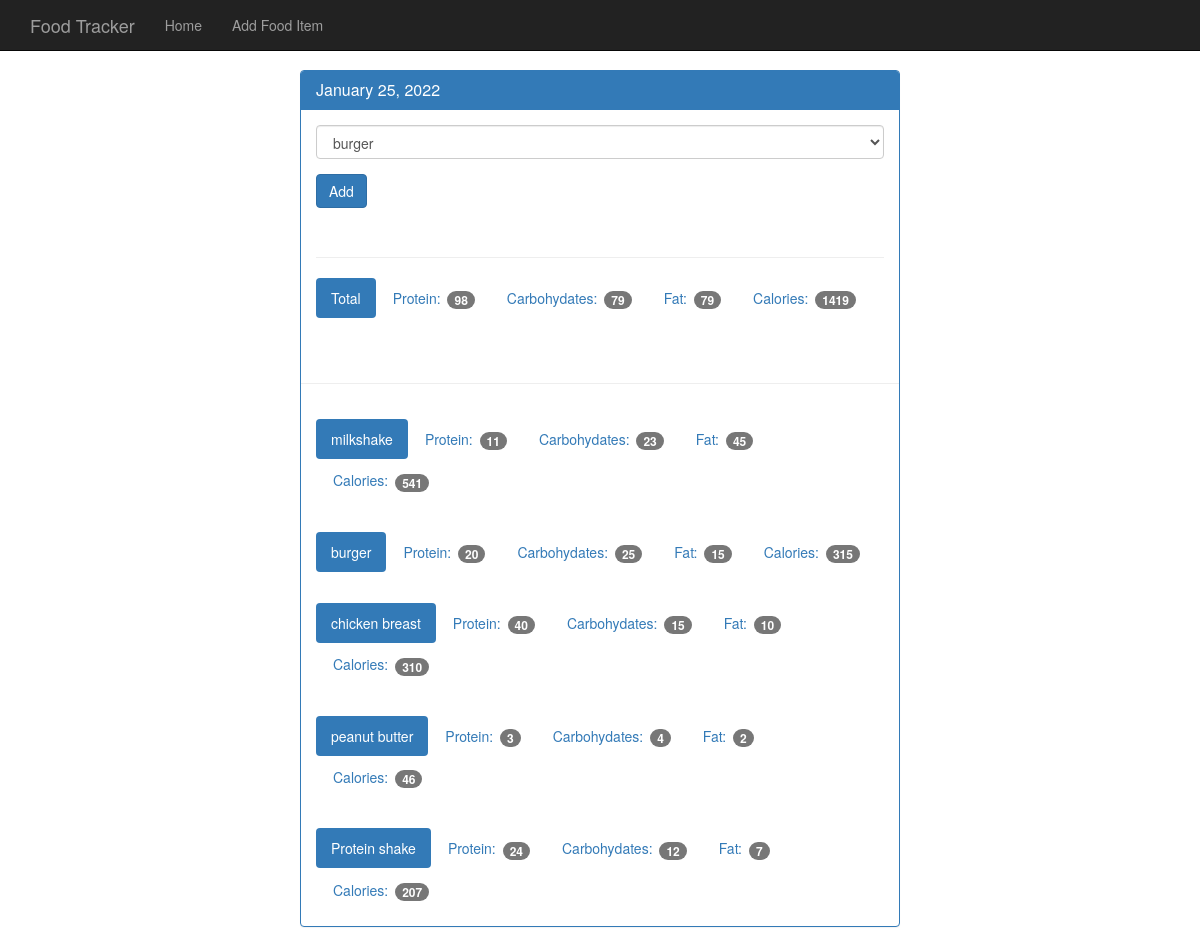
The app's page /view/20220125 with its own data.
### tables this page shows
CREATE TABLE food (
    id integer primary key autoincrement,
    name text not null,
    protein integer not null,
    carbohydrates integer not null,
    fat integer not null,
    calories integer not null
);

### app.py (the view)
@app.route('/view/<date>', methods=['POST', 'GET']) #date is going to be like 20170520
def view(date):
    db = get_db()
    cur = db.execute('select id, entry_date from log_date where entry_date= ?', [date])
    date_result  = cur.fetchone()
    if request.method == 'POST':
        db.execute('insert into food_date (food_id, log_date_id) values (?, ?)', [request.form['food-select'], date_result['id']])
        db.commit()
    d = datetime.strptime(str(date_result['entry_date']), '%Y%m%d')
    pretty_date = datetime.strftime(d, '%B %d, %Y')
    food_cur = db.execute('select id, name from food')
    food_results = food_cur.fetchall()
    log_cur = db.execute('''select food.name, food.protein, food.carbohydrates, food.fat, food.calories
                            from log_date join food_date on food_date.log_date_id = log_date.id
                            join food on food.id = food_date.food_id
                            where log_date.entry_date = ?''', [date])
    log_results = log_cur.fetchall()
    totals = {}
    totals['protein'] = 0
    totals['carbohydrates'] = 0
    totals['fat'] = 0
    totals['calories'] = 0
    for food in log_results:
        totals['protein'] += food['protein']
        totals['carbohydrates'] += food['carbohydrates']
        totals['fat'] += food['fat']
        totals['calories'] += food['calories']
    return render_template('day.html', entry_date=date_result['entry_date'], pretty_date = pretty_date,\
                             food_results=food_results, log_results=log_results, totals = totals)

### database.py (called while the page is built)
def connect_db():
    sql = sqlite3.connect('food_log.db')
    sql.row_factory = sqlite3.Row
    return sql

def get_db():
    if not hasattr(g, 'sqlite3'):
        g.sqlite_db = connect_db()
    return g.sqlite_db

### templates/day.html
{% extends "base.html" %}
{% block body %}
    <nav class="navbar navbar-inverse navbar-fixed-top">
      <div class="container">
        <div class="navbar-header">
          <a class="navbar-brand" href="{{url_for('index')}}">Food Tracker</a>
        </div>
        <div id="navbar" class="navbar-collapse collapse">
          <ul class="nav navbar-nav">
            <li><a href="{{url_for('index')}}">Home</a></li>
            <li><a href="{{url_for('food')}}">Add Food Item</a></li>
          </ul>
        </div>
      </div>
    </nav>
    <div class="container theme-showcase col-sm-6 col-sm-offset-3" role="main">
      <div class="row">
        <div>
          <div class="panel panel-primary">
            <div class="panel-heading">
              <h3 class="panel-title">{{ pretty_date }}</h3>
            </div>
            <div class="panel-body">
              <form method="POST" action="{{ url_for('view', date=entry_date) }}">
                <div class="form-group">
                  <select class="form-control" name="food-select">
                    {% for food in food_results %}
                    <option value={{ food.id }}>{{ food.name }}</option>
                    {% endfor %}
                  </select>
                </div>
                <button type="submit" class="btn btn-primary">Add</button>
              </form>
              <div class="page-header"></div>
              <ul class="nav nav-pills" role="tablist">
                <li class="active"><a>Total</a></li>
                <li><a>Protein: <span class="badge">{{ totals.protein }}</span></a></li>
                <li><a>Carbohydates: <span class="badge">{{ totals.carbohydrates }}</span></a></li>
                <li><a>Fat: <span class="badge">{{ totals.fat }}</span></a></li>
                <li><a>Calories: <span class="badge">{{ totals.calories }}</span></a></li>
              </ul>
            </div>
            <div class="page-header"></div>
            {% for food in log_results %}
            <div class="panel-body">
              <ul class="nav nav-pills" role="tablist">
                <li class="active"><a>{{ food.name }}</a></li>
                <li><a>Protein: <span class="badge">{{ food.protein }}</span></a></li>
                <li><a>Carbohydates: <span class="badge">{{ food.carbohydrates }}</span></a></li>
                <li><a>Fat: <span class="badge">{{ food.fat }}</span></a></li>
                <li><a>Calories: <span class="badge">{{ food.calories }}</span></a></li>
              </ul>
            </div>
            {% endfor %}
          </div>
        </div>
      </div>
    </div>
{% endblock %}

### templates/base.html (shortened to what this page needs)
<!DOCTYPE html>
<html lang="en">
  <head>
    <link href="{{ url_for('static', filename='bootstrap.min.css') }}" rel="stylesheet">
    <link href="{{ url_for('static', filename='theme.css') }}" rel="stylesheet">
  </head>
  <body>
    {% block body %}{% endblock %}
  </body>
</html>

### static/theme.css (style rules this page uses)
body { padding-top: 70px; padding-bottom: 30px; }

### records on screen
food: name "milkshake", protein "11", carbohydrates "23", fat "45", calories "541"
food: name "burger", protein "20", carbohydrates "25", fat "15", calories "315"
food: name "chicken breast", protein "40", carbohydrates "15", fat "10", calories "310"
food: name "peanut butter", protein "3", carbohydrates "4", fat "2", calories "46"
food: name "Protein shake", protein "24", carbohydrates "12", fat "7", calories "207"

### other values on screen
{{ pretty_date }} "January 25, 2022"
{{ totals.protein }} "98"
{{ totals.carbohydrates }} "79"
{{ totals.fat }} "79"
{{ totals.calories }} "1419"
form field food-select "burger"
